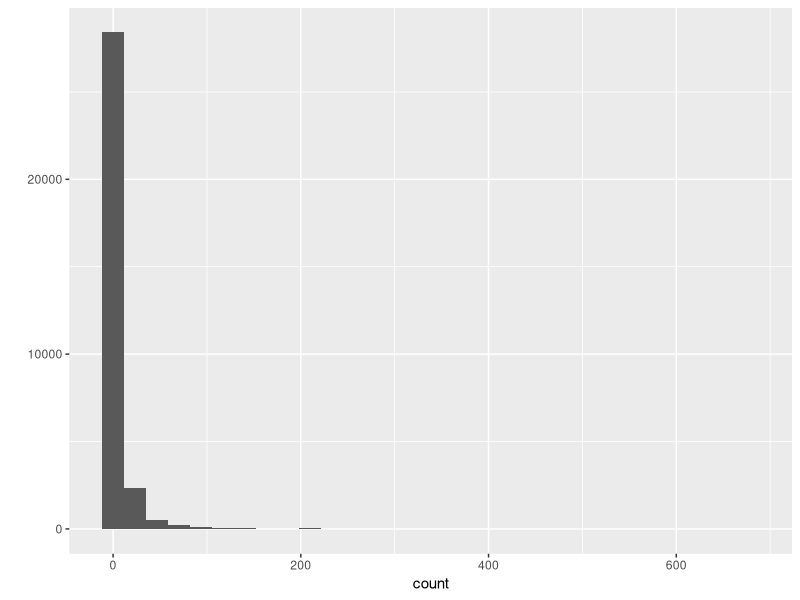

Reproduce this figure in R.
taste <- read.csv('../data/lsh_sample_data.csv')

lsh_data <- taste 
lsh_data$id <- with(lsh_data, paste(app,open_id,sep="-"))
lsh_data$open_id <- NULL
lsh_data$app <- NULL
lsh_data$statis_date <- NULL
lsh_data <- lsh_data[,c(16,1:15)]
rm(taste)

feature <- lsh_data[,2:16]
fm <- as.matrix(feature)

# feature必须是matrix
lsh_table <- function(feature, bucket_width, k=5, l = 10) {
  # 数据维度
  vector_width <- ncol(feature)
  data_length <- nrow(feature)
  
  # 生成lsh参数
  hash_matrix <- matrix(rnorm(vector_width*k*l), nrow=vector_width)
  offset <- matrix(runif(k*l,min=0,max=bucket_width), nrow = 1)

  
  # 计算lsh
  rst <- feature %*% hash_matrix 
  rst <- rst + matrix(rep(1,data_length),nrow=data_length) %*% offset
  rst <- floor(rst)
  
  rst
}



# 批量查询
lsh_batch_query <- function(lsh_table,id,k=5,l=10) {
  prime <- 2^32-5
  data_size <- nrow(lsh_table)
 
  # h1和h2构成的矩阵
  query_hash <- matrix(round(runif(2*k,0,2^32),0), nrow = k)
  
  # 分词l分进行矩阵相乘
  rst <- data.frame()
  for(i in 1:l) {
    begin_col <- (i-1)*k+1
    end_col <- i*k
    
    current_rst <- lsh_table[,begin_col:end_col] %*% query_hash
    current_rst <- as.data.frame(current_rst)
    names(current_rst) <- c('h1','h2')
    current_rst$id <- id
    rst <- rbind(rst, current_rst)
  }
  
  rst
}

# 试验
set.seed(1123324)
bucket_width <- 1e-5
k <- 10
l <- 20


fm_lsh_table <- lsh_table(fm,bucket_width,k,l)
head(fm_lsh_table)
summary(fm_lsh_table)

fm_query <- lsh_batch_query(fm_lsh_table,lsh_data[,1],k ,l)
head(fm_query)


require(plyr)
nn <- ddply(fm_query, .(h1,h2), function(x) c(count=length(unique(x$id))))
summary(nn)

nn_filter <- nn[nn$count > 1,]
summary(nn_filter)
# sid <- fm_query[fm_query$h1=='-1036557670'&fm_query$h2=='-7703609579','id']
# summary(lsh_data[lsh_data$id %in% sid,2:7])
# summary( lsh_data[,2:7] )


sum(sapply(nn_filter$count, function(x) choose(x,2)*2)) / nrow(lsh_data)^2

head(nn)
require(ggplot2)
qplot(count, data = nn, geom='histogram')


nn_list <- dlply

a <- c('a','b','c')

for(e in a) {
  other <- a[a!=e]
  for(o in other){
    pair <- c(e,o)
    print(pair)
  }
}




